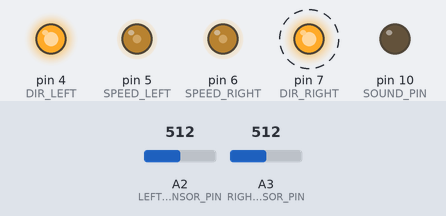
Bench run of a sketch on a simulated Arduino Uno, built with avr-gcc and run on an emulated ATmega328P. Parts: output pins drawn as LEDs (lit = HIGH). Dashed ring = blinking. Inputs (shaded band) come from the test bench; at power-on: A2 (LEFT_SENSOR_PIN) = 512, A3 (RIGHT_SENSOR_PIN) = 512.

Above: at 1.25 s.
1.3 s: A2 (LEFT_SENSOR_PIN) set to 594
4.3 s: A2 (LEFT_SENSOR_PIN) set to 618
At 4.8 s:
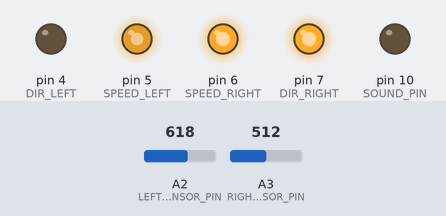
5.9 s: A3 (RIGHT_SENSOR_PIN) set to 590
7.4 s: A3 (RIGHT_SENSOR_PIN) set to 607
At 8.1 s:
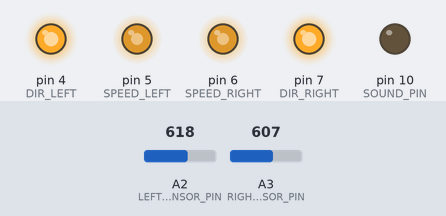
8.9 s: A2 (LEFT_SENSOR_PIN) set to 590
At 9.2 s:
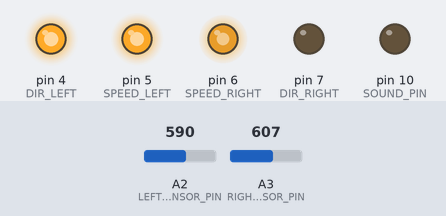
10.4 s: A2 (LEFT_SENSOR_PIN) set to 610
At 11.6 s:
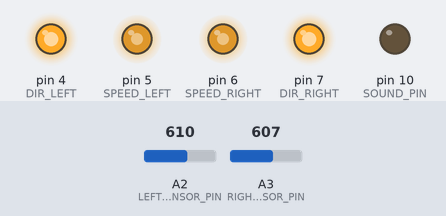
Timing chart, 0 to 12.9 s (numbered marks = the images above; inputs shaded):
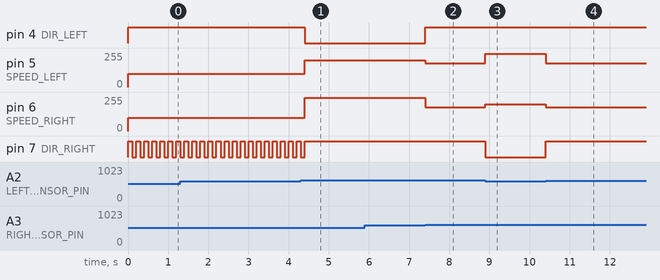

Measured:
- the behaviour switches between 600 and 601 on A2 (LEFT_SENSOR_PIN) (found by bisection; images 0 and 1)
- the behaviour switches between 600 and 601 on A3 (RIGHT_SENSOR_PIN) (found by bisection; images 1 and 2)
- after the input at 4.3 s, pin 4 (DIR_LEFT): HIGH → LOW after 0.11 s; pin 5 (SPEED_LEFT): 100/255 → 200/255 after 0.11 s; pin 6 (SPEED_RIGHT): 100/255 → 250/255 after 0.11 s; pin 7 (DIR_RIGHT): goes on until 4.4 s, then stays HIGH; pin 10 (SOUND_PIN): stays LOW (without the input it goes to HIGH after 0.71 s)
- after the input at 5.9 s, every drawn part: stays the same
- after the input at 7.4 s, pin 4 (DIR_LEFT): LOW → HIGH at once; pin 5 (SPEED_LEFT): 200/255 → 180/255 at once; pin 6 (SPEED_RIGHT): 250/255 → 180/255 at once
- after the input at 8.9 s, pin 5 (SPEED_LEFT): 180/255 → 250/255 at once; pin 6 (SPEED_RIGHT): 180/255 → 200/255 at once; pin 7 (DIR_RIGHT): HIGH → LOW at once
- after the input at 10.4 s, pin 5 (SPEED_LEFT): 250/255 → 180/255 at once; pin 6 (SPEED_RIGHT): 200/255 → 180/255 at once; pin 7 (DIR_RIGHT): LOW → HIGH at once
- by itself, pin 7 (DIR_RIGHT): alternates HIGH for 0.10 s and LOW for 0.10 s

The sketch:

omegabot.ino
```cpp
#define SPEED_LEFT 5
#define SPEED_RIGHT 6
#define DIR_LEFT 4
#define DIR_RIGHT 7

#define LEFT_SENSOR_PIN A2
#define RIGHT_SENSOR_PIN A3
#define SOUND_PIN 10

#define State_FORWARD 0
#define State_RIGHT 1
#define State_LEFT 2
#define State_FIND 3

#define MAX_ROTATION_SPEED 250
#define MAX_MOVE_SPEED 180
#define MIN_ROTATION_SPEED 200
#define MIN_MOVE_SPEED 150
#define SPEED_STEP 2

int current_speed = 0;
int State, TargetState;
unsigned long timer;

void move(bool left_direction, bool right_direction, uint8_t left_speed, uint8_t right_speed) {
  analogWrite(SPEED_LEFT, left_speed);
  analogWrite(SPEED_RIGHT, right_speed);
  digitalWrite(DIR_LEFT, left_direction);
  digitalWrite(DIR_RIGHT, right_direction);
}

void forward() {
  digitalWrite(SOUND_PIN, 0);
  timer = millis();
  if (State == State_FORWARD && current_speed + SPEED_STEP >= MAX_MOVE_SPEED)
    current_speed = MAX_MOVE_SPEED;
  else if (State == State_FORWARD)
    current_speed += SPEED_STEP;
  else {
    State = State_FORWARD;
    current_speed = MIN_MOVE_SPEED;
  }
  move(1, 1, current_speed, current_speed);
}

void right() {
  State = State_RIGHT;
  timer = millis();
  digitalWrite(SOUND_PIN, 0);
  move(1, 0, MAX_ROTATION_SPEED, MIN_ROTATION_SPEED);
}

void left() {
  State = State_LEFT;
  timer = millis();
  digitalWrite(SOUND_PIN, 0);
  move(0, 1, MIN_ROTATION_SPEED, MAX_ROTATION_SPEED);
}

void find() {
  if (State != State_FIND) timer = millis();
  State = State_FIND;
  if ((millis() - timer) > 5000) {
    digitalWrite(SOUND_PIN, 1);
    move(1, 1, 0, 0);
  } else {
    move(1, 1, 100, 100);
    delay(100);
    move(1, 0, 100, 100);
    delay(100);
  }
}

void setup() {
  Serial.begin(9600);
  pinMode(LEFT_SENSOR_PIN, INPUT);
  pinMode(RIGHT_SENSOR_PIN, INPUT);

  pinMode(SPEED_LEFT, OUTPUT);
  pinMode(SPEED_RIGHT, OUTPUT);

  pinMode(DIR_LEFT, OUTPUT);
  pinMode(DIR_RIGHT, OUTPUT);
  pinMode(SOUND_PIN, OUTPUT);
}

void loop() {
  boolean left_sensor, right_sensor;

  if (analogRead(LEFT_SENSOR_PIN) > 600) left_sensor = 1;
  else left_sensor = 0;
  if (analogRead(RIGHT_SENSOR_PIN) > 600) right_sensor = 1;
  else right_sensor = 0;

  if (left_sensor == 1 && right_sensor == 1) TargetState = State_FORWARD;
  else if (left_sensor == 1 && right_sensor == 0) TargetState = State_LEFT;
  else if (left_sensor == 0 && right_sensor == 1) TargetState = State_RIGHT;
  else TargetState = State_FIND;

  switch (TargetState) {
    case State_FORWARD:
      forward();
      break;
    case State_RIGHT:
      right();
      break;
    case State_LEFT:
      left();
      break;
    case State_FIND:
      find();
      break;
  }
}
```
